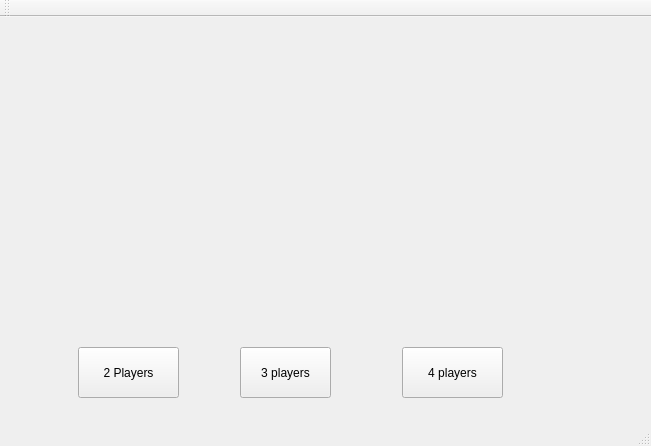
<?xml version="1.0" encoding="UTF-8"?>
<ui version="4.0">
 <class>MainWindow</class>
 <widget class="QMainWindow" name="MainWindow">
  <property name="geometry">
   <rect>
    <x>0</x>
    <y>0</y>
    <width>651</width>
    <height>446</height>
   </rect>
  </property>
  <property name="windowTitle">
   <string>MainWindow</string>
  </property>
  <widget class="QWidget" name="centralWidget">
   <widget class="QPushButton" name="pushButton">
    <property name="geometry">
     <rect>
      <x>78</x>
      <y>330</y>
      <width>101</width>
      <height>51</height>
     </rect>
    </property>
    <property name="text">
     <string>2 Players</string>
    </property>
   </widget>
   <widget class="QPushButton" name="pushButton_2">
    <property name="geometry">
     <rect>
      <x>240</x>
      <y>330</y>
      <width>91</width>
      <height>51</height>
     </rect>
    </property>
    <property name="text">
     <string>3 players</string>
    </property>
   </widget>
   <widget class="QPushButton" name="pushButton_3">
    <property name="geometry">
     <rect>
      <x>402</x>
      <y>330</y>
      <width>101</width>
      <height>51</height>
     </rect>
    </property>
    <property name="text">
     <string>4 players</string>
    </property>
   </widget>
  </widget>
  <widget class="QToolBar" name="mainToolBar">
   <attribute name="toolBarArea">
    <enum>TopToolBarArea</enum>
   </attribute>
   <attribute name="toolBarBreak">
    <bool>false</bool>
   </attribute>
  </widget>
  <widget class="QStatusBar" name="statusBar"/>
 </widget>
 <layoutdefault spacing="6" margin="11"/>
 <resources/>
 <connections/>
</ui>
